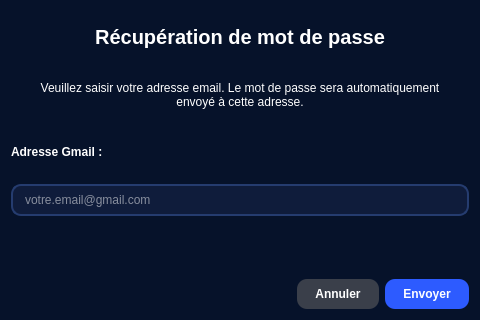
<?xml version="1.0" encoding="UTF-8"?>
<ui version="4.0">
 <class>ForgotPasswordDialog</class>
 <widget class="QDialog" name="ForgotPasswordDialog">
  <property name="geometry">
   <rect>
    <x>0</x>
    <y>0</y>
    <width>480</width>
    <height>320</height>
   </rect>
  </property>
  <property name="windowTitle">
   <string>Mot de passe oublié</string>
  </property>
  <property name="styleSheet">
   <string notr="true">QDialog {
    background-color: #06122A;
    color: #ffffff;
    font-family: "Segoe UI";
}
QLineEdit {
    background-color: #0f1c3b;
    color: #ffffff;
    border: 1.5px solid #253c6f;
    border-radius: 10px;
    padding: 6px 10px;
}
QPushButton {
    background-color: #2d5bff;
    color: #ffffff;
    border-radius: 10px;
    padding: 8px 18px;
    font-weight: 600;
}
QPushButton:hover {
    background-color: #4d73ff;
}
QPushButton:pressed {
    background-color: #1f44c6;
}
QPushButton#pushButton_cancel {
    background-color: #3a3f4a;
    color: #ffffff;
}
QPushButton#pushButton_cancel:hover {
    background-color: #4a4f5a;
}
QLabel#label_error {
    color: #ff8a80;
}
QRadioButton {
    color: #ffffff;
    font-weight: 500;
}
QRadioButton::indicator {
    width: 18px;
    height: 18px;
}
QRadioButton::indicator:unchecked {
    border: 2px solid #253c6f;
    border-radius: 9px;
    background-color: #0f1c3b;
}
QRadioButton::indicator:checked {
    border: 2px solid #2d5bff;
    border-radius: 9px;
    background-color: #2d5bff;
}
QComboBox {
    background-color: #0f1c3b;
    color: #ffffff;
    border: 1.5px solid #253c6f;
    border-radius: 10px;
    padding: 6px 10px;
}
QComboBox::drop-down {
    border: none;
    background-color: #2d5bff;
    border-radius: 5px;
    width: 30px;
}
QComboBox::down-arrow {
    image: none;
    border-left: 5px solid transparent;
    border-right: 5px solid transparent;
    border-top: 5px solid #ffffff;
    margin-right: 5px;
}
QComboBox QAbstractItemView {
    background-color: #0f1c3b;
    color: #ffffff;
    selection-background-color: #2d5bff;
    border: 1px solid #253c6f;
}
</string>
  </property>
  <layout class="QVBoxLayout" name="verticalLayout">
   <item>
    <widget class="QLabel" name="label_title">
     <property name="text">
      <string>Récupération de mot de passe</string>
     </property>
     <property name="alignment">
      <set>Qt::AlignCenter</set>
     </property>
     <property name="styleSheet">
      <string notr="true">font-size: 20px;
font-weight: 700;
color: #ffffff;</string>
     </property>
    </widget>
   </item>
   <item>
    <widget class="QLabel" name="label_description">
     <property name="text">
      <string>Veuillez saisir votre adresse email. Le mot de passe sera automatiquement envoyé à cette adresse.</string>
     </property>
     <property name="alignment">
      <set>Qt::AlignCenter</set>
     </property>
     <property name="wordWrap">
      <bool>true</bool>
     </property>
     <property name="styleSheet">
      <string notr="true">color: #ffffff;
padding: 10px;</string>
     </property>
    </widget>
   </item>
   <item>
    <widget class="QLabel" name="label_email">
     <property name="text">
      <string>Adresse Gmail :</string>
     </property>
     <property name="styleSheet">
      <string notr="true">color: #ffffff;
font-weight: 500;</string>
     </property>
    </widget>
   </item>
   <item>
    <widget class="QLineEdit" name="lineEdit_email">
     <property name="placeholderText">
      <string>votre.email@gmail.com</string>
     </property>
    </widget>
   </item>
   <item>
    <widget class="QLabel" name="label_error">
     <property name="text">
      <string/>
     </property>
     <property name="visible">
      <bool>false</bool>
     </property>
     <property name="alignment">
      <set>Qt::AlignCenter</set>
     </property>
    </widget>
   </item>
   <item>
    <layout class="QHBoxLayout" name="horizontalLayout">
     <item>
      <spacer name="horizontalSpacer">
       <property name="orientation">
        <enum>Qt::Horizontal</enum>
       </property>
       <property name="sizeHint" stdset="0">
        <size>
         <width>40</width>
         <height>20</height>
        </size>
       </property>
      </spacer>
     </item>
     <item>
      <widget class="QPushButton" name="pushButton_cancel">
       <property name="text">
        <string>Annuler</string>
       </property>
      </widget>
     </item>
     <item>
      <widget class="QPushButton" name="pushButton_send">
       <property name="text">
        <string>Envoyer</string>
       </property>
      </widget>
     </item>
    </layout>
   </item>
  </layout>
 </widget>
 <resources/>
 <connections/>
</ui>
